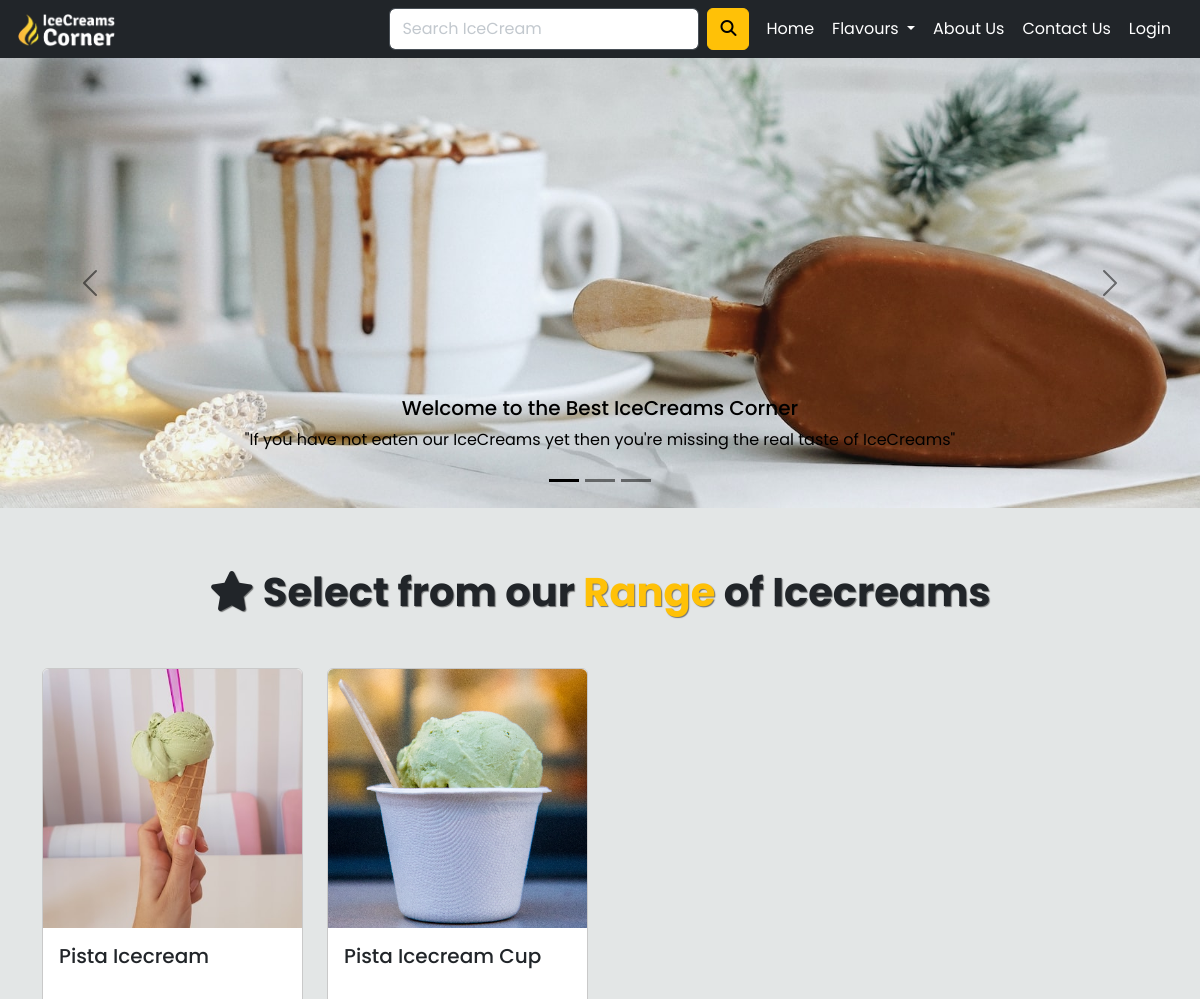
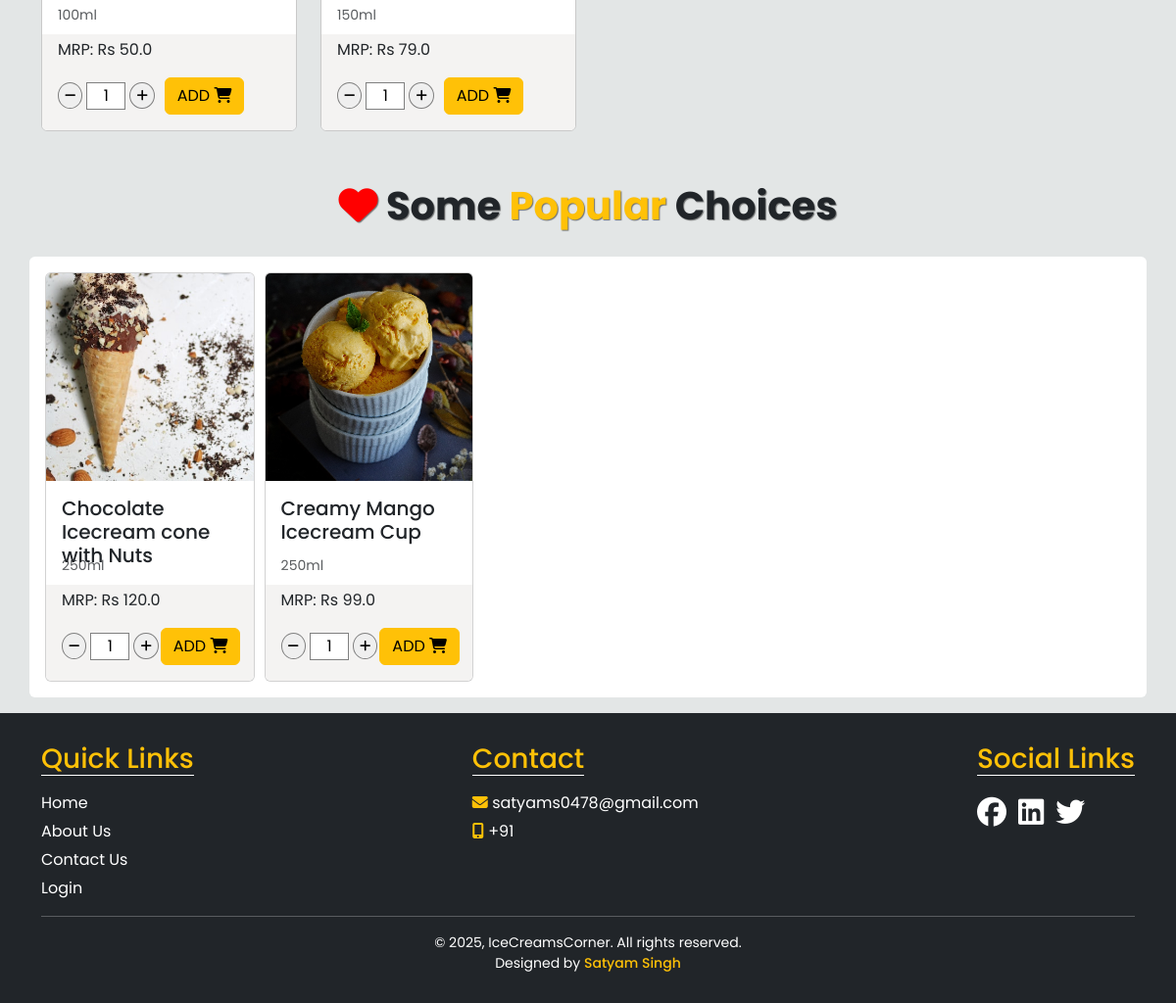
The page /?cid=3 on the database its author committed (2 pictures, top to bottom).
### store/models.py (models this page shows, shortened)
class IceCream(models.Model):
    name = models.CharField(max_length=100)
    volume = models.CharField(max_length=20)  # e.g., "100ml", "250ml"
    price = models.FloatField()
    image= models.ImageField(upload_to='icecream_imgs', default="" )
    user_quantity = models.PositiveIntegerField(default=1)  # User-selected quantity
    category= models.ForeignKey(Category, default=1, on_delete=models.CASCADE)
    total_quantity = models.PositiveIntegerField(default=0)
    sold_quantity = models.PositiveIntegerField(default=0)

### store/views.py (the view)
# urls.py: path('', index, name='home'),
def index(request):
    if 'cid' in request.GET:
        return render(request, 'index.html', {'icecreams': IceCream.objects.filter(category_id= request.GET['cid']),
        'is_any_popular_icecream': IceCream.objects.filter(sold_quantity__gt=5).exists(),
        'popular_icecreams': IceCream.objects.filter(sold_quantity__gt=5)})
    else:
        return render(request, 'index.html',{'icecreams': IceCream.objects.all(),
        'is_any_popular_icecream': IceCream.objects.filter(sold_quantity__gt=5).exists(),
        'popular_icecreams': IceCream.objects.filter(sold_quantity__gt=5)})

### store/views.py (called while the page is built)
def get_all_categories(request):
    return {"categories": Category.objects.all()}

def get_cart_items_count(request):
    return {'cart_items_count': Cart.objects.filter(user_id= request.user.id).aggregate(Sum('quantity'))['quantity__sum']}

### templates/index.html (shortened to what this page needs)
{% extends 'base.html' %}
{% block content %}
<div class="container-fluid px-0 ">
    <div id="carouselExampleCaptions" class="carousel carousel-dark slide" data-bs-ride="carousel">
        <div class="carousel-indicators">
            <button type="button" data-bs-target="#carouselExampleCaptions" data-bs-slide-to="0" class="active"
                aria-current="true" aria-label="Slide 1"></button>
            <button type="button" data-bs-target="#carouselExampleCaptions" data-bs-slide-to="1"
                aria-label="Slide 2"></button>
            <button type="button" data-bs-target="#carouselExampleCaptions" data-bs-slide-to="2"
                aria-label="Slide 3"></button>
        </div>
        <div class="carousel-inner home-carousel">
            <div class="carousel-item active">
                <img src="/static/img/1.jpg" class="d-block w-100" alt="...">
                <div class="carousel-caption d-none d-md-block new">
                    <h5>Welcome to the Best IceCreams Corner</h5>
                    <p>"If you have not eaten our IceCreams yet then you're missing the real taste of IceCreams"</p>
                </div>
            </div>
        </div>
        <button class="carousel-control-prev" type="button" data-bs-target="#carouselExampleCaptions"
            data-bs-slide="prev">
            <span class="carousel-control-prev-icon" aria-hidden="true"></span>
        </button>
        <button class="carousel-control-next" type="button" data-bs-target="#carouselExampleCaptions"
            data-bs-slide="next">
            <span class="carousel-control-next-icon" aria-hidden="true"></span>
        </button>
    </div>
</div>
<div class="container main-div py-5">
    <div class="text-center">
        <h1 class="my-2 py-1 mb-5 main-heading"><i class="fa-solid fa-star"></i> Select from our <span class="text-warning">Range</span> of Icecreams</h1>
    </div>
    <div class="row row-cols-2 row-cols-sm-2 row-cols-md-3 row-cols-lg-4 g-4">
        {% for icecream in icecreams %}
        <div class="col">
            <div class="card icecream-imgs">
                <img src="{{icecream.image.url}}" alt="">
                <div class="card-body pb-2 card-body-top">
                    <h5 class="card-text">{{icecream.name}}</h5>
                    <div>
                        <small class="text-body-secondary">{{icecream.volume}}</small>
                    </div>
                </div>
                <div class="card-body pt-1 card-body-div">
                    <p class="">MRP: Rs {{icecream.price}}</p>
                    <form method="post" action="{% url 'addtocart' %}">
                        <div class="quantity-button-div">
                            <div class="quantity-selector justify-content-center">
                                <button type="button" class="minus-btn"><i class="fa-solid fa-minus"></i></button>
                                <input class="mx-1 quantity-selector-input" type="text" name="quantity" max="6" min="1"
                                    value="1">
                                <button type="button" class="plus-btn"><i class="fa-solid fa-plus"></i></button>
                            </div>
                            <div class="btn-group add-to-cart">
                                <button type="submit" class="btn btn btn-warning">ADD <i
                                        class="fa-solid fa-cart-shopping"></i></button>
                            </div>
                        </div>
                    </form>
                </div>
            </div>
        </div>
        {% endfor %}
    </div>
</div>
{% if is_any_popular_icecream %}
<div class="text-center">
    <h1 class="mb-4 py-1 slider-heading"><i class="fa-solid fa-heart" style="color: red;"></i> Some <span class="text-warning">Popular </span>Choices</h1>
</div>
    <section class="container bg-white my-3 px-3 py-3" style="border-radius: 0.355rem;">
        <div class="owl-carousel owl-theme">
            {% for icecream in popular_icecreams %}
                <div class="item">
                    <div class="card">
                        <img src="{{icecream.image.url}}" class="card-img-top" alt="...">
                        <div class="card-body pb-2 ">
                            <h5 class="card-text">{{icecream.name}}</h5>
                            <small class="text-body-secondary">{{icecream.volume}}</small>
                        </div>
                        <div class="card-body pt-1 card-body-div">
                            <p class="">MRP: Rs {{icecream.price}}</p>
                            <form method="post" action="{% url 'addtocart' %}">
                                <div class="quantity-button-div">
                                    <div class="quantity-selector align-items-center">
                                        <button type="button" class="minus-btn"><i class="fa-solid fa-minus"></i></button>
                                        <input class="mx-1 quantity-selector-input" type="text" name="quantity" min="1" max="6"
                                            value="1">
                                        <button type="button" class="plus-btn"><i class="fa-solid fa-plus"></i></button>
                                    </div>
                                    <div class="btn-group add-to-cart">
                                        <button type="submit" class="btn btn btn-warning">ADD <i
                                                class="fa-solid fa-cart-shopping"></i></button>
                                    </div>
                                </div>
                            </form>
                        </div>
                    </div>
                </div>
            {% endfor %}
        </div>
    </section>
{% endif %}
{% endblock content %}

### static/css/style.css (style rules this page uses)
* { box-sizing: border-box; }
body { background-color: #E3E6E6; margin: 0; padding: 0; font-family: 'Poppins', sans-serif; }
h1 { font-weight: bold; }
.icecream-imgs>img { border-radius: 0.355rem 0.355rem 0 0; }
.icecream-imgs { border: 0.5px solid rgb(201, 201, 201); transition: box-shadow 0.3s ease; }
.card-text { height: 50px; margin-right: -5px; }
.card-body-top { display: flex; flex-direction: column; flex-wrap: wrap; }
.card-body-div { border-radius: 0 0 0.355rem 0.355rem; background-color: rgb(244, 243, 242); }
.quantity-selector { display: flex; }
.minus-btn, .plus-btn { border: 1px solid grey; border-radius: 50%; font-size: 13px; height: 27px; }
.quantity-selector-input { border: 1px solid grey; width: 40px; text-align: center; }
.quantity-button-div { display: flex; align-items: center; }
.add-to-cart { margin-left: 10px; }
.main-heading, .slider-heading { text-shadow: 1px 1px 1px rgba(0, 0, 0, 0.5); }
@media screen and (min-width: 768px) and (max-width: 1400px) { .owl-carousel .add-to-cart { margin-left: 2px; margin-right: -15px; } }

### rows shown on the page
IceCream: image (picture), name "Pista Icecream", volume "100ml", price "50.0"
IceCream: image (picture), name "Pista Icecream Cup", volume "150ml", price "79.0"
IceCream: image (picture), name "Chocolate Icecream cone with Nuts", volume "250ml", price "120.0"
IceCream: image (picture), name "Creamy Mango Icecream Cup", volume "250ml", price "99.0"
